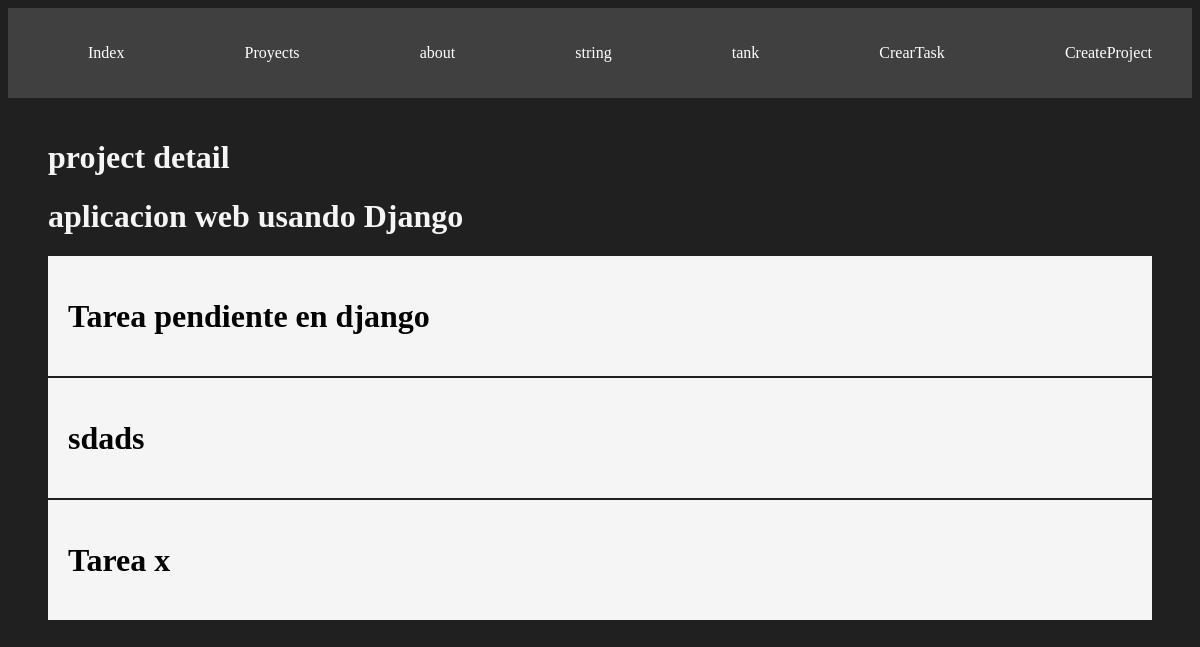
Before: /project/2 with the older database file.
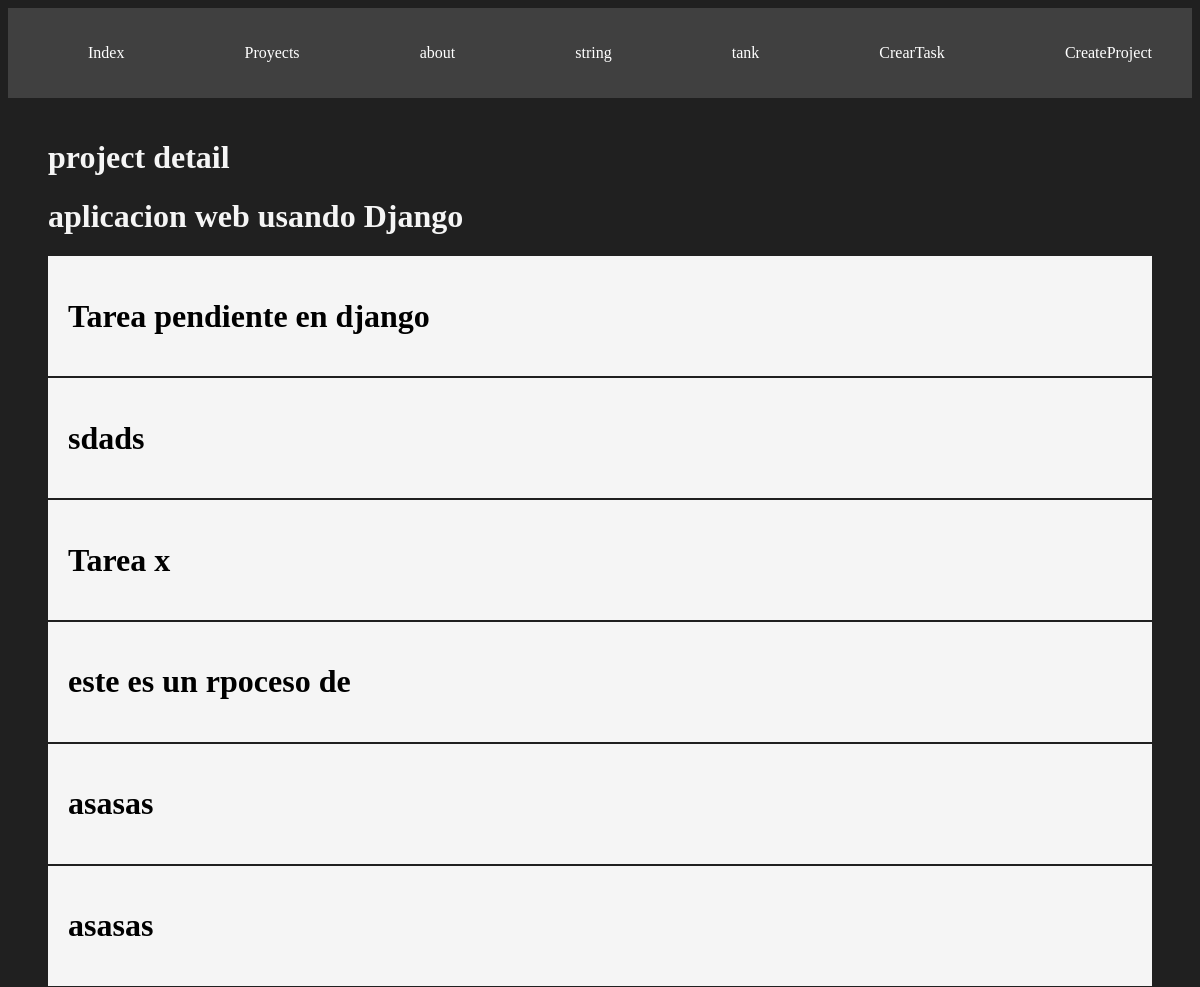
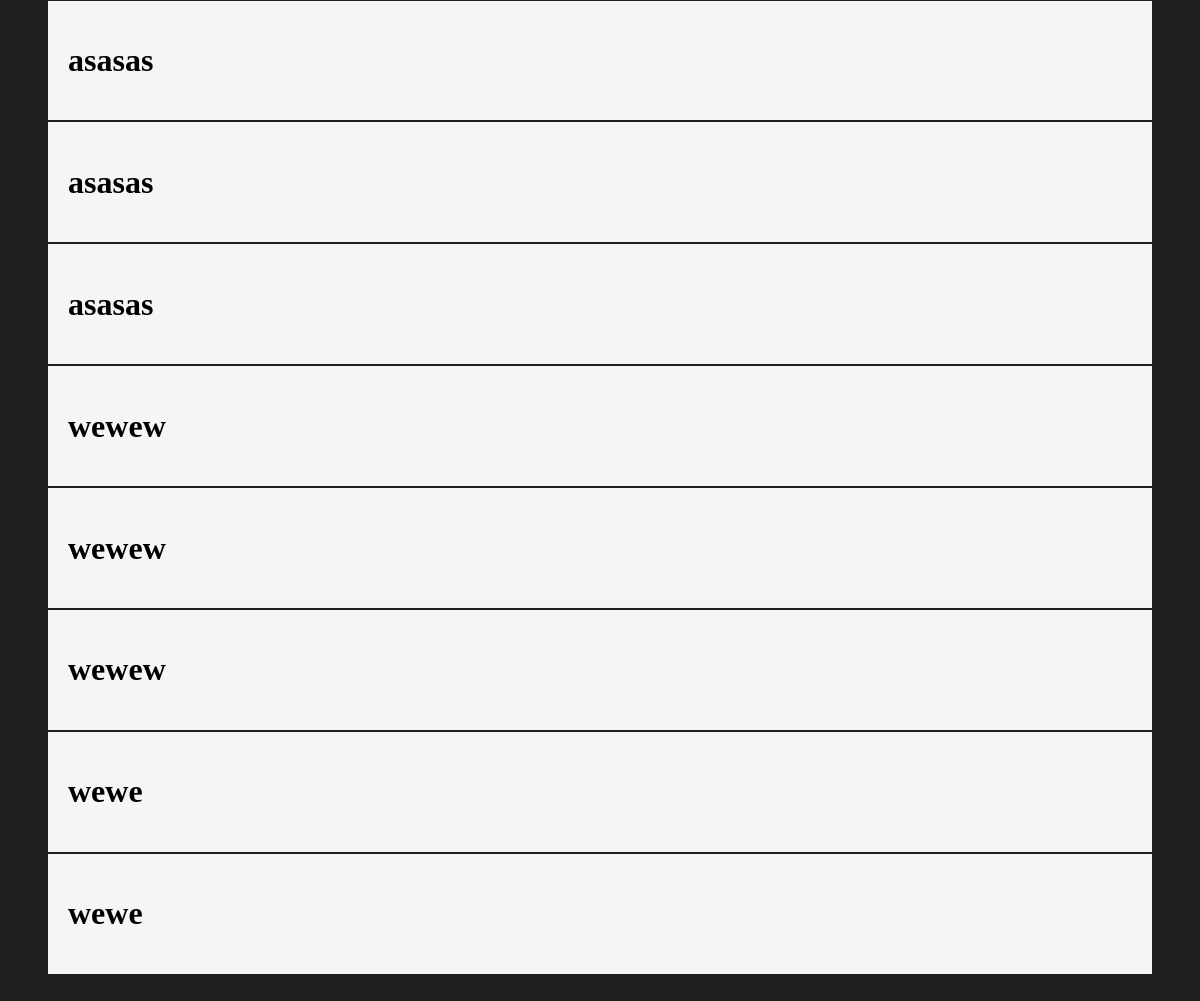
After: the same page with the newer database file (2 pictures, top to bottom).
### myapp/models.py (models this page shows, shortened)
class Tank(models.Model):
    title = models.TextField()
    description = models.CharField(max_length=200)
    project = models.ForeignKey(Project,on_delete=models.CASCADE)
    done = models.BooleanField(default=False)

### myapp/views.py (the view)
# urls.py: path('project/<int:id>', views.project_detail, name="project_detail"),
def project_detail(request,id):
    project = get_object_or_404(Project,id=id)
    tasks = Tank.objects.filter(project_id = id)
    print(project)
    return render(request, 'project/detail.html',{
        'project': project,
        'tasks': tasks
    })

### myapp/models.py (called while the page is built)
    def __str__(self):
        return self.name

### myapp/template/project/detail.html
{%  extends 'layouts/base.html' %}
{% block content %}
    <h1>project detail</h1>
    <h1> {{project}} </h1>
    {% for task in tasks  %}
        <div class="card">
            <h1> {{task.title}} </h1>
        </div>
    {% endfor %}
{% endblock %}

Changed rows visible on the page:
added Tank: title "este es un rpoceso de"
added Tank: title "asasas"
added Tank: title "asasas"
added Tank: title "asasas"
added Tank: title "asasas"
added Tank: title "asasas"
added Tank: title "wewew"
added Tank: title "wewew"
added Tank: title "wewew"
added Tank: title "wewe"
added Tank: title "wewe"
